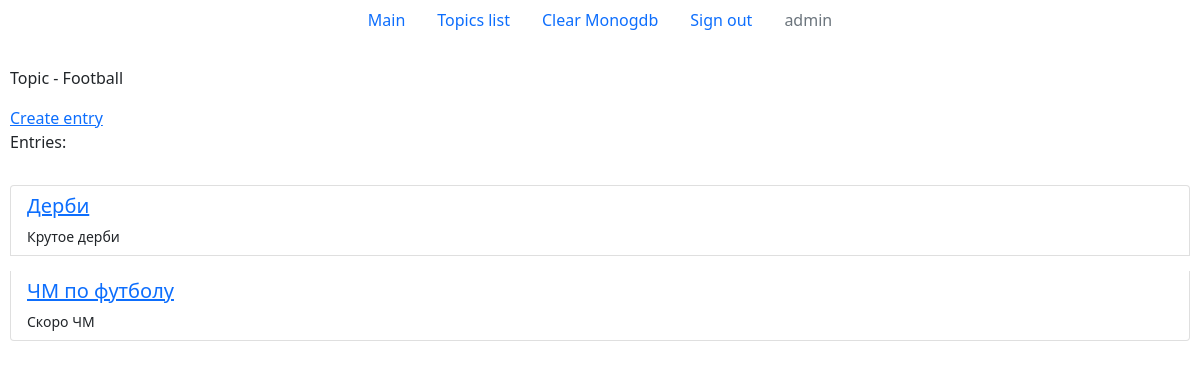
The app's page /entries/xxx1 (signed in) with its own data.
### social_networks/models.py (models this page shows, shortened)
class Topic(models.Model):
    name = models.CharField(max_length=200)

class Entry(models.Model):
    class Meta:
        verbose_name_plural = "Entries"
    topic = models.ForeignKey(Topic, on_delete=models.CASCADE)
    title = models.CharField(max_length=200)
    text = models.TextField()
    author = models.ForeignKey(User, on_delete=models.CASCADE, default=None)

### social_networks/views.py (the view)
# urls.py: path('entries/xxx<int:topic_id>', views.entries, name="entries"),
@login_required
def entries(request, topic_id):
    topic = Topic.objects.get(id=topic_id)
    entries = topic.entry_set.all()
    content = {'topic': topic, 'entries': entries}
    return render(request, 'social_networks/entries.html', content)

### social_networks/templates/social_networks/entries.html (shortened to what this page needs)
{% extends 'social_networks/base.html' %}
            {% block content %}
                <p>Topic - {{ topic.name }}</p>
                <div>
                    <a href="{% url 'social_networks:create_entry' topic.id %}">Create entry</a>
                </div>
                <p>Entries:</p>
                <ul class="list-group">
                    {% for entry in entries %}
                    <li class="list-group-item list-margin entries-list">
                        <h3>
                            <a href="{% url 'social_networks:entry_page' topic.id entry.id %}">{{ entry.title }}</a>
                        </h3>
                        <p>{{ entry.text }}</p>
                    </li>
                    {% endfor %}
                </ul>
            {% endblock content %}

### social_networks/templates/social_networks/base.html (shortened to what this page needs)
{% load static %}
<!DOCTYPE html>
<html>
    <head>
        <link href="https://cdn.jsdelivr.net/npm/bootstrap@5.0.2/dist/css/bootstrap.min.css" rel="stylesheet">
        <link rel="stylesheet" href="{% static 'css/style.css' %}" type="text/css">
    </head>
    <body>
        <header>
            <nav>
                <ul class='nav justify-content-center'>
                    <li class="nav-item">
                        <a class="nav-link active" href="{% url 'social_networks:index' %}">Main</a>
                    </li>
                    <li class="nav-item">
                        <a class="nav-link" href="{% url 'social_networks:topics_list' %}">Topics list</a>
                    </li>
                    <li class="nav-item">
                        <a class="nav-link" href="{% url 'social_networks:clear_mongodb' %}" aria-disabled="true">Clear Monogdb</a>
                    </li>
                    {% if user.is_authenticated %}
                        <li class="nav-item">
                            <a class="nav-link" href="{% url 'users:sign_out' %}">Sign out</a>
                        </li>
                        <li class="nav-item">
                            <p class="nav-link disabled">{{ user.username }}</p>
                        </li>
                    {% endif %}
                </ul>
            </nav>
        </header>
        <main>
            <div class="all-contant-margin">
                {% block content %}{% endblock content %}
            </div>
        </main>
    </body>
</html>

### static/css/style.css (style rules this page uses)
.all-contant-margin { margin: 10px; }
.list-margin { margin-top: 15px; }
.entries-list h3 { font-size: 20px; margin-top: 0px; }
.entries-list p { font-size: 14px; margin-bottom: 0px; }

### records on screen
Topic: name "Football"
Entry: title "Дерби", text "Крутое дерби"
Entry: title "ЧМ по футболу", text "Скоро ЧМ"

### other values on screen
{{ user.username }} "admin"
